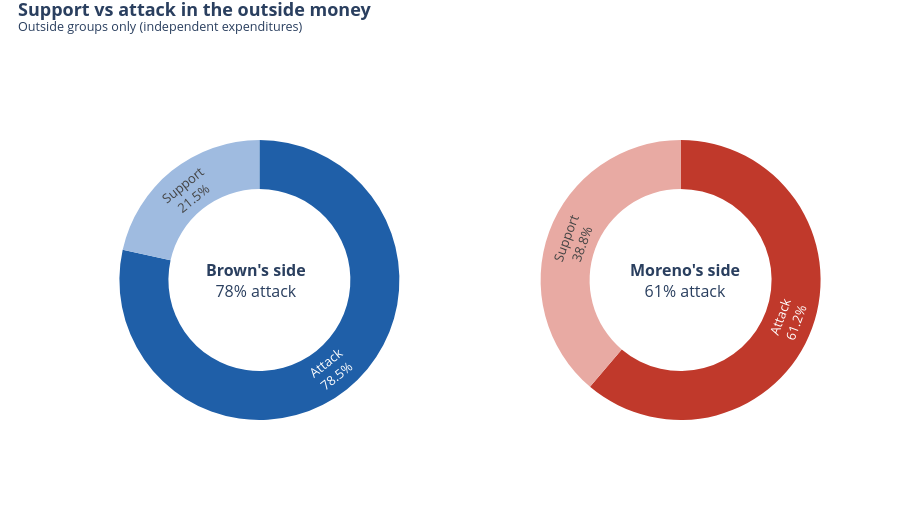

Notebook code cell kept with this figure:
### Code cell
# Chart 7: support and attack
fig = make_subplots(rows=1, cols=2, specs=[[{"type": "domain"}, {"type": "domain"}]], horizontal_spacing=0.08)
for col, who in enumerate(SIDES, start=1):
    t = tone[tone["who"] == who]
    fig.add_trace(go.Pie(labels=t["type"], values=t["dollars"], hole=0.65, sort=False, direction="clockwise",
                         marker={"colors": [COLORS[who], LIGHT[who]]}, textinfo="label+percent", textfont={"size": 13},
                         hovertemplate="<b>%{label}</b><br>$%{value:,.0f}<br>%{percent}<extra></extra>"), row=1, col=col)
    attack_pct = t.loc[t["type"] == "Attack", "percent"].iloc[0]
    fig.add_annotation(text=f"<b>{LABEL[who]}</b><br>{attack_pct:.0f}% attack", x=[0.225, 0.775][col - 1], y=0.5, xref="paper", yref="paper",
                       xanchor="center", yanchor="middle", showarrow=False, font={"size": 16})
finish(fig, "07_support_vs_attack.html", "Support vs attack in the outside money", "Outside groups only (independent expenditures)", height=520, legend=False)

### Figure 1 — Plotly figure (JSON) as saved in the notebook; plotly's stock layout.template omitted (floating-point values rounded to 4 significant figures)
{"data": [{"direction": "clockwise", "domain": {"x": [0, 0.46], "y": [0, 1]}, "hole": 0.65, "hovertemplate": "<b>%{label}</b><br>$%{value:,.0f}<br>%{percent}<extra></extra>", "labels": ["Attack", "Support"], "marker": {"colors": ["#1f5fa8", "#9fbbe0"]}, "sort": false, "textfont": {"size": 13}, "textinfo": "label+percent", "type": "pie", "values": [85640000.0, 23510000.0]}, {"direction": "clockwise", "domain": {"x": [0.54, 1], "y": [0, 1]}, "hole": 0.65, "hovertemplate": "<b>%{label}</b><br>$%{value:,.0f}<br>%{percent}<extra></extra>", "labels": ["Attack", "Support"], "marker": {"colors": ["#c0392b", "#e8aaa3"]}, "sort": false, "textfont": {"size": 13}, "textinfo": "label+percent", "type": "pie", "values": [108600000.0, 68880000.0]}], "layout": {"annotations": [{"font": {"size": 16}, "showarrow": false, "text": "<b>Brown's side</b><br>78% attack", "x": 0.225, "xanchor": "center", "xref": "paper", "y": 0.5, "yanchor": "middle", "yref": "paper"}, {"font": {"size": 16}, "showarrow": false, "text": "<b>Moreno's side</b><br>61% attack", "x": 0.775, "xanchor": "center", "xref": "paper", "y": 0.5, "yanchor": "middle", "yref": "paper"}], "font": {"size": 13}, "height": 520, "legend": {"orientation": "h", "x": 1, "xanchor": "right", "y": 1.02, "yanchor": "bottom"}, "margin": {"b": 100, "l": 80, "r": 40, "t": 140}, "showlegend": false, "title": {"text": "<b>Support vs attack in the outside money</b><br><sup>Outside groups only (independent expenditures)</sup>", "x": 0.02, "y": 0.97, "yanchor": "top"}}}
